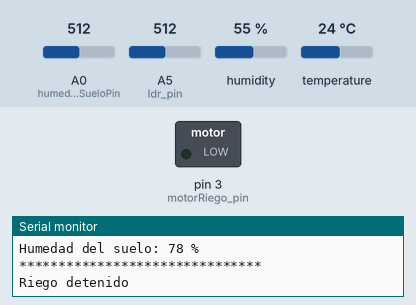
The sketch below on a simulated Arduino Uno, built with avr-gcc and run on an emulated ATmega328P. Shown: switched loads named in the sketch (green lamp = pin HIGH), the last lines printed to the serial monitor. The inputs (shaded band) are chosen by the test bench; at power-on: A0 (humedadSueloPin) = 512, A5 (ldr_pin) = 512, humidity 55 %, temperature 24 °C.

Above: at 6.9 s.
7.0 s: A0 (humedadSueloPin) set to 615
13.8 s: A0 (humedadSueloPin) set to 643
At 19.8 s:
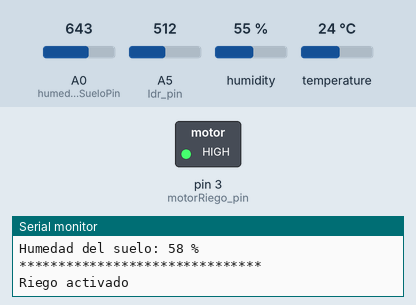
Timing chart, 0 to 21.3 s (numbered marks = the images above; inputs shaded):
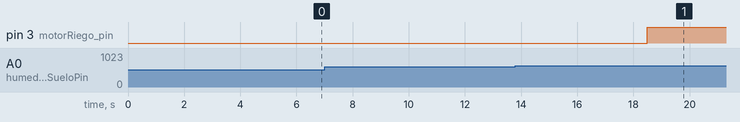

The sketch:

RiegoAutomatizado.ino
```cpp
#include "DHT.h"
#define DHTTYPE DHT11
#include <SPI.h>
#define humedadSueloPin A0
#define ldr_pin A5

const int DHTPIN = 6;
int luzIntencidad = 0;
int motorRiego_pin = 3;
int motorRiego_velocidad = 255;//Entre 0 y 255.

DHT dht(DHTPIN, DHTTYPE);
void setup() {
  Serial.begin(9600);
  Serial.println("DHT11 Prueba!");
  dht.begin(); //Inicializamos el dht
}

void loop() {
  float h = dht.readHumidity();
  float t = dht.readTemperature();
  int HumedadSuelo = map(analogRead(humedadSueloPin), 365, 1020, 100, 0);
  int luzIntencidad = map(analogRead(ldr_pin), 0, 1023, 100, 0);

  // Humedad relativa y temperatura
  Serial.println("*******************************");
  Serial.print("Humedad: ");
  Serial.print(h);
  Serial.println(" %\t");
  Serial.print("Temperatura: ");
  Serial.print(t);
  Serial.println(" *C ");

  //Intencidad de la Luz
  Serial.print("Luz: ");
  Serial.print(luzIntencidad);
  Serial.println("%");

  //Humedad del suelo
  Serial.print("Humedad del suelo: ");
  Serial.print(HumedadSuelo);
  Serial.println(" %\t");
  Serial.println("*******************************");

//**************************************************************
// Datos
// ETO= Dato de conagua
// Etc= Eto*Kc*FT(0.8)
// Kc= Coeficiente del cultivo
// FT= Factor de Tanque
// L.R.= Etc/Eficiencia del sistema de riego
//Datos mini bomba.
//Voltaje de funcionamiento: 3-6v DC.
//Consumo de corriente a 5VDC: 0.40A
//Altura bombeo máx.: 40-110cm.
//Caudal bombeo máx.: 80-120 l/h (Aprox 1.625 l/m).
//Tiempo continuo de trabajo de 500 horas.
//**************************************************************


 if( HumedadSuelo <= 60) {
   digitalWrite(motorRiego_pin, HIGH);
   Serial.println("Riego activado");
   analogWrite(motorRiego_pin, motorRiego_velocidad);
 }else{
   digitalWrite(motorRiego_pin, LOW);
   Serial.println("Riego detenido");
 }

 delay (6000);//Tiempo de espera 6s para la siguiente muestra
}
```

Measured:
- the behaviour switches between 626 and 627 on A0 (humedadSueloPin) (found by bisection; images 0 and 1)
- after the input at 13.8 s, pin 3 (motorRiego_pin): LOW → HIGH after 4.7 s
